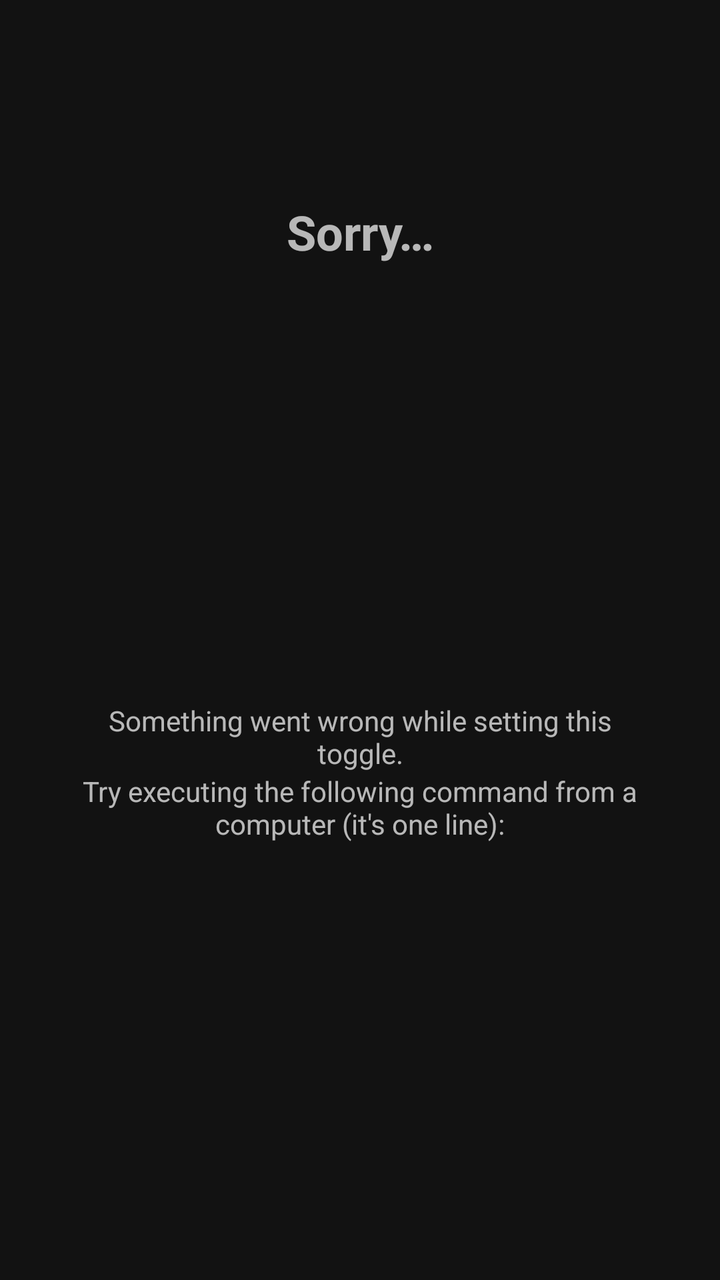
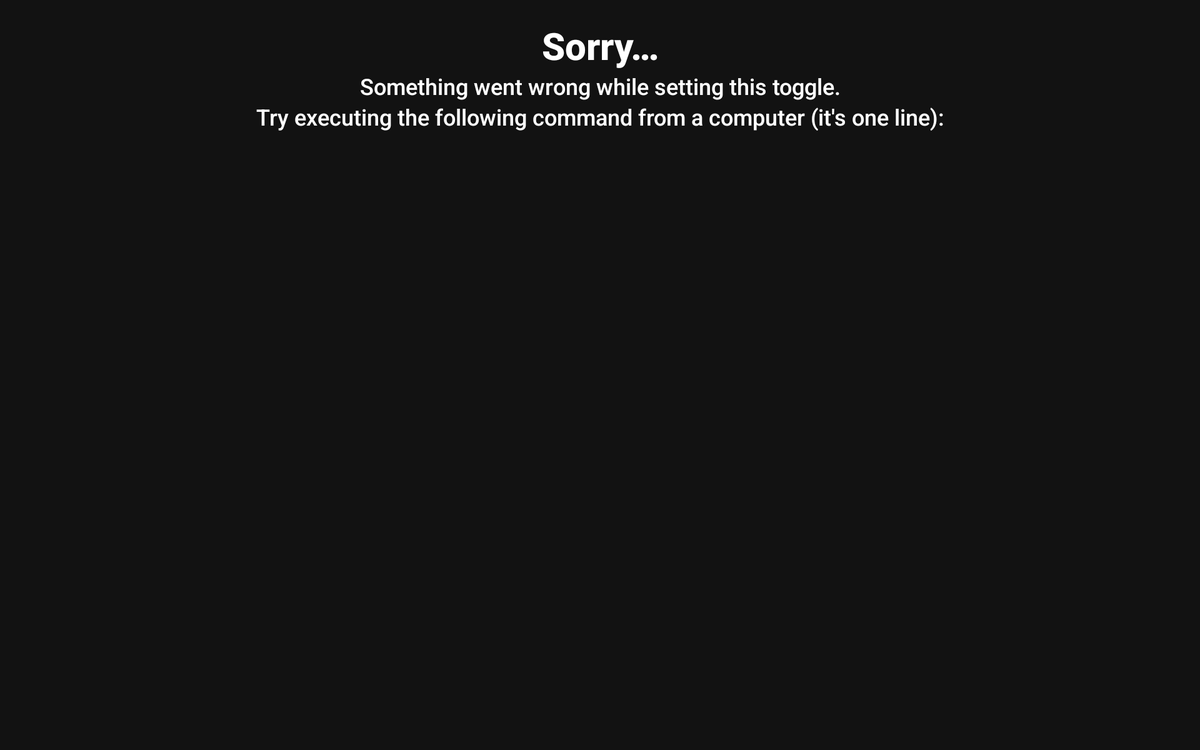

Two renders of one Android screen. The first uses the default layout on a phone; the second uses the alternative layout the repository ships for a different screen configuration, on a matching device. The two XML files are below.
<!-- AndroidManifest.xml: application theme AppTheme.Dark -->
<!-- res/layout/activity_setting_write_failed.xml -->
<?xml version="1.0" encoding="utf-8"?>
<android.support.constraint.ConstraintLayout xmlns:android="http://schemas.android.com/apk/res/android"
    xmlns:app="http://schemas.android.com/apk/res-auto"
    xmlns:tools="http://schemas.android.com/tools"
    android:layout_width="match_parent"
    android:layout_height="match_parent"
    tools:context="com.zacharee1.systemuituner.activites.info.SettingWriteFailed">

    <TextView
        android:id="@+id/sorry_title"
        android:layout_width="wrap_content"
        android:layout_height="wrap_content"
        android:layout_marginEnd="32dp"
        android:layout_marginStart="32dp"
        android:text="@string/sorry"
        android:textAlignment="center"
        android:textSize="24sp"
        android:textStyle="bold"
        app:layout_constraintEnd_toEndOf="parent"
        app:layout_constraintStart_toStartOf="parent"
        app:layout_constraintTop_toTopOf="parent"
        app:layout_constraintBottom_toTopOf="@id/sorry_command"
        />

    <TextView
        android:id="@+id/sorry_command"
        android:layout_width="wrap_content"
        android:layout_height="wrap_content"
        android:layout_marginEnd="32dp"
        android:layout_marginStart="32dp"
        android:fontFamily="monospace"
        android:selectAllOnFocus="false"
        android:textAlignment="center"
        android:textIsSelectable="true"
        app:layout_constraintEnd_toEndOf="parent"
        app:layout_constraintStart_toStartOf="parent"
        app:layout_constraintTop_toBottomOf="@id/sorry_title"
        app:layout_constraintBottom_toTopOf="@id/explain_holder"
        />

    <LinearLayout
        android:id="@+id/explain_holder"
        android:layout_width="match_parent"
        android:layout_height="wrap_content"
        android:orientation="vertical"
        android:gravity="center"
        app:layout_constraintTop_toBottomOf="@id/sorry_title"
        app:layout_constraintBottom_toBottomOf="parent"
        app:layout_constraintStart_toStartOf="parent"
        app:layout_constraintEnd_toEndOf="parent">

        <TextView
            android:id="@+id/sorry_explain"
            android:layout_width="wrap_content"
            android:layout_height="wrap_content"
            android:layout_marginEnd="32dp"
            android:layout_marginStart="32dp"
            android:layout_marginTop="0dp"
            android:text="@string/sorry_explain"
            android:textAlignment="center"
            />

        <TextView
            android:id="@+id/sorry_option"
            android:layout_width="wrap_content"
            android:layout_height="wrap_content"
            android:layout_marginEnd="32dp"
            android:layout_marginStart="32dp"
            android:layout_marginTop="0dp"
            android:text="@string/sorry_option"
            android:textAlignment="center"
            />

    </LinearLayout>

</android.support.constraint.ConstraintLayout>
<!-- resources referenced by this layout -->
<resources>
  <string name="sorry">Sorry…</string>
  <string name="sorry_explain">Something went wrong while setting this toggle.</string>
  <string name="sorry_option">Try executing the following command from a computer (it\'s one line):</string>
  <style name="AppTheme.Dark" parent="Theme.MaterialComponents.NoActionBar">
          <item name="colorPrimary">@color/colorPrimary</item>
          <item name="colorPrimaryDark">@color/colorPrimaryDark</item>
          <item name="colorPrimaryVariant">@color/colorPrimaryLight</item>
          <item name="colorSecondary">@color/colorAccent</item>
          <item name="colorSecondaryVariant">@color/colorAccentLight</item>
          <item name="buttonStyle">@style/Widget.MaterialComponents.Button.TextButton</item>
          <item name="materialButtonStyle">?buttonStyle</item>
          <item name="android:statusBarColor">@android:color/transparent</item>
      </style>
  <color name="colorPrimary">#aa00ff</color>
  <color name="colorPrimaryDark">#7200ca</color>
  <color name="colorPrimaryLight">#e254ff</color>
  <color name="colorAccent">#3f51b5</color>
  <color name="colorAccentLight">#757de8</color>
</resources>
<!-- res/layout-w900dp/activity_setting_write_failed.xml (the repository's variant of the layout above) -->
<!-- drawn on a 7-inch tablet turned sideways -->
<?xml version="1.0" encoding="utf-8"?>
<android.support.constraint.ConstraintLayout xmlns:android="http://schemas.android.com/apk/res/android"
    xmlns:app="http://schemas.android.com/apk/res-auto"
    xmlns:tools="http://schemas.android.com/tools"
    android:layout_width="800dp"
    android:layout_height="match_parent"
    android:layout_gravity="center_horizontal"
    tools:context="com.zacharee1.systemuituner.activites.info.SettingWriteFailed">

    <TextView
        android:id="@+id/sorry_title"
        android:layout_width="wrap_content"
        android:layout_height="wrap_content"
        android:layout_marginEnd="32dp"
        android:layout_marginStart="32dp"
        android:layout_marginTop="16dp"
        android:text="@string/sorry"
        android:textAlignment="center"
        android:textAppearance="@style/TextAppearance.AppCompat.Title"
        android:textSize="30sp"
        android:textStyle="bold"
        app:layout_constraintEnd_toEndOf="parent"
        app:layout_constraintStart_toStartOf="parent"
        app:layout_constraintTop_toTopOf="parent" />

    <TextView
        android:id="@+id/sorry_explain"
        android:layout_width="wrap_content"
        android:layout_height="wrap_content"
        android:layout_marginEnd="32dp"
        android:layout_marginStart="32dp"
        android:layout_marginTop="0dp"
        android:text="@string/sorry_explain"
        android:textAlignment="center"
        android:textAppearance="@style/TextAppearance.AppCompat.Body2"
        android:textSize="18sp"
        app:layout_constraintEnd_toEndOf="parent"
        app:layout_constraintStart_toStartOf="parent"
        app:layout_constraintTop_toBottomOf="@id/sorry_title" />

    <TextView
        android:id="@+id/sorry_option"
        android:layout_width="wrap_content"
        android:layout_height="wrap_content"
        android:layout_marginEnd="32dp"
        android:layout_marginStart="32dp"
        android:layout_marginTop="0dp"
        android:text="@string/sorry_option"
        android:textAlignment="center"
        android:textAppearance="@style/TextAppearance.AppCompat.Body2"
        android:textSize="18sp"
        app:layout_constraintEnd_toEndOf="parent"
        app:layout_constraintStart_toStartOf="parent"
        app:layout_constraintTop_toBottomOf="@id/sorry_explain" />

    <TextView
        android:id="@+id/sorry_command"
        android:layout_width="wrap_content"
        android:layout_height="wrap_content"
        android:layout_marginEnd="32dp"
        android:layout_marginStart="32dp"
        android:layout_marginTop="32dp"
        android:fontFamily="monospace"
        android:selectAllOnFocus="false"
        android:textAlignment="center"
        android:textIsSelectable="true"
        android:textSize="18sp"
        app:layout_constraintEnd_toEndOf="parent"
        app:layout_constraintStart_toStartOf="parent"
        app:layout_constraintTop_toBottomOf="@id/sorry_option" />
</android.support.constraint.ConstraintLayout>
